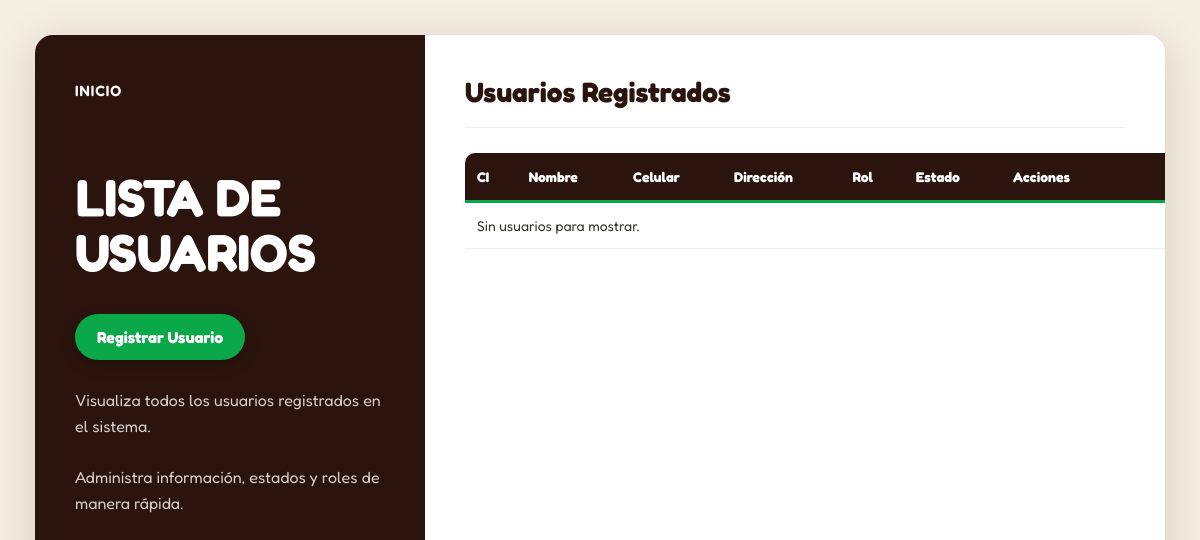
The page /Usuarios/leerusuarios.php on the database as committed earlier.
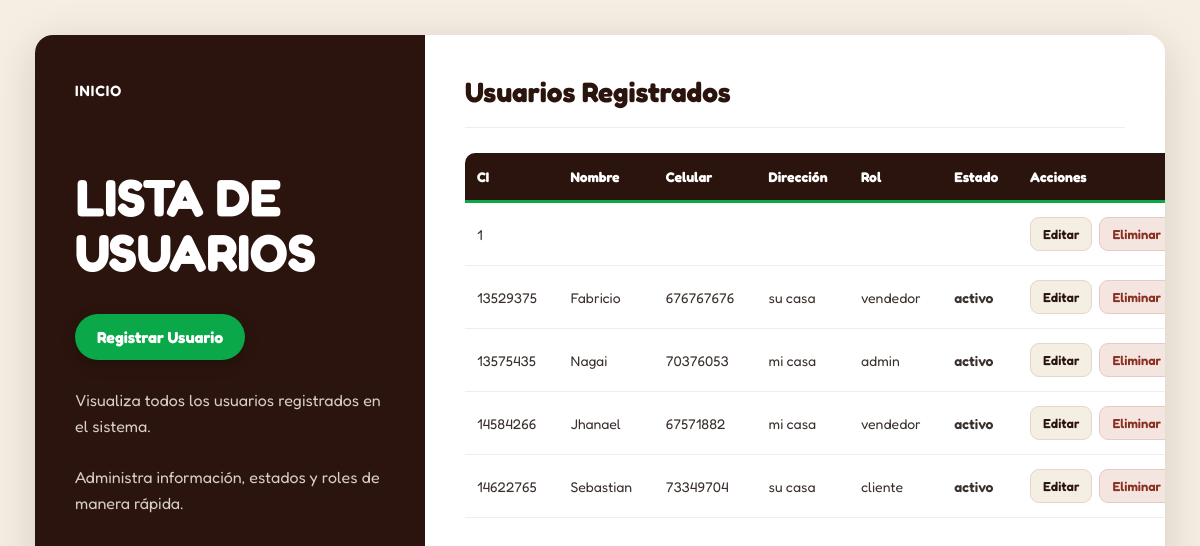
The same page on the database as committed later.
### tables this page shows
CREATE TABLE IF NOT EXISTS `usuarios` (
  `CI` INT NOT NULL AUTO_INCREMENT,
  `nombre` VARCHAR(45) NULL,
  `direccion` VARCHAR(45) NULL,
  `celular` VARCHAR(45) NULL,
  `rol` VARCHAR(45) NULL,
  `estado` VARCHAR(45) NULL,
  PRIMARY KEY (`CI`));

### Usuarios/leerusuarios.php (the view, shortened to what this page needs)
<!DOCTYPE html>
<html lang="es">
<head>
</head>
<body>
<section class="principal-grid">
    <section class="section-negro">
        <nav class="nav-inner">
            <a href="../vistaadmin.php">
                INICIO
            </a>
        </nav>
        <h1 class="contrato-titulo">
            LISTA DE<br>
            USUARIOS
        </h1>
        <a
            href="formularioregistro.php"
            id="boton"
        >
            Registrar Usuario
        </a>
        <p class="desc">
            Visualiza todos los usuarios registrados
            en el sistema.<br><br>
            Administra información, estados
            y roles de manera rápida.
        </p>
    </section>
    <section class="section-blanco">
        <section class="section-clientes">
            <h2>
                Usuarios Registrados
            </h2>
        </section>
        <table>
            <thead>
                <tr>
                    <th>CI</th>
                    <th>Nombre</th>
                    <th>Celular</th>
                    <th>Dirección</th>
                    <th>Rol</th>
                    <th>Estado</th>
                    <th>Acciones</th>
                </tr>
            </thead>
            <tbody>
            <?php
            $nombreServidor = "localhost";
            $nombreUsuario = "root";
            $contraseñaBaseDeDatos = "";
            $nombreBaseDeDatos = "organiczoneBD";
            $conexion = new mysqli(
                $nombreServidor,
                $nombreUsuario,
                $contraseñaBaseDeDatos,
                $nombreBaseDeDatos
            );
            $sql = "SELECT * FROM usuarios";
            $resultado = $conexion->query($sql);
            if ($resultado->num_rows > 0) {
                while($fila = $resultado->fetch_assoc()) {
                    $CI = $fila['CI'];
                    echo "<tr>";
                    echo "<td>"
                        . $fila['CI'] .
                        "</td>";
                    echo "<td>"
                        . $fila['nombre'] .
                        "</td>";
                    echo "<td>"
                        . $fila['celular'] .
                        "</td>";
                    echo "<td>"
                        . $fila['direccion'] .
                        "</td>";
                    echo "<td>"
                        . $fila['rol'] .
                        "</td>";
                    echo "<td>"
                        . $fila['estado'] .
                        "</td>";
                    echo "<td class='acciones'>";
                    echo "
                    <a href='editarusuario.php?CI=$CI'>
                        <button>
                            Editar
                        </button>
                    </a>
                    ";
                    echo "
                    <a
                        href='#'
                        onclick='confirmarEliminacion($CI)'
                    >
                        <button>
                            Eliminar
                        </button>
                    </a>
                    ";
                    echo "</td>";
                    echo "</tr>";
                }
            } else {
                echo "
                <tr>
                    <td colspan='7'>
                        Sin usuarios para mostrar.
                    </td>
                </tr>
                ";
            }
            ?>
            </tbody>
        </table>
    </section>
</section>
</body>
</html>

Rows that differ between the two databases and show on the page:
added usuarios: CI "1"
added usuarios: CI "13529375", nombre "Fabricio", celular "676767676", direccion "su casa", rol "vendedor", estado "activo"
added usuarios: CI "13575435", nombre "Nagai", celular "70376053", direccion "mi casa", rol "admin", estado "activo"
added usuarios: CI "14584266", nombre "Jhanael", celular "67571882", direccion "mi casa", rol "vendedor", estado "activo"
added usuarios: CI "14622765", nombre "Sebastian", celular "73349704", direccion "su casa", rol "cliente", estado "activo"
Other text that changed with them:
text no longer shown: "Sin usuarios para mostrar."
